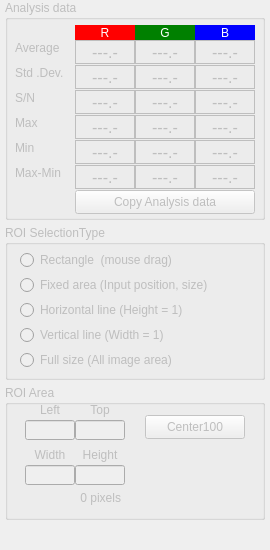
<?xml version="1.0" encoding="UTF-8"?>
<ui version="4.0">
 <class>InfoDock</class>
 <widget class="QDockWidget" name="InfoDock">
  <property name="geometry">
   <rect>
    <x>0</x>
    <y>0</y>
    <width>270</width>
    <height>550</height>
   </rect>
  </property>
  <property name="font">
   <font>
    <pointsize>9</pointsize>
   </font>
  </property>
  <property name="windowTitle">
   <string>Information</string>
  </property>
  <widget class="QWidget" name="dockWidgetContents">
   <widget class="QGroupBox" name="groupBoxData">
    <property name="enabled">
     <bool>false</bool>
    </property>
    <property name="geometry">
     <rect>
      <x>5</x>
      <y>0</y>
      <width>260</width>
      <height>220</height>
     </rect>
    </property>
    <property name="title">
     <string>Analysis data</string>
    </property>
    <widget class="QLabel" name="labelAverage">
     <property name="geometry">
      <rect>
       <x>10</x>
       <y>40</y>
       <width>50</width>
       <height>16</height>
      </rect>
     </property>
     <property name="text">
      <string>Average</string>
     </property>
    </widget>
    <widget class="QLabel" name="labelRed">
     <property name="geometry">
      <rect>
       <x>70</x>
       <y>25</y>
       <width>60</width>
       <height>15</height>
      </rect>
     </property>
     <property name="styleSheet">
      <string notr="true">background-color: red;
color: rgb(255, 255, 255);</string>
     </property>
     <property name="text">
      <string>R</string>
     </property>
     <property name="alignment">
      <set>Qt::AlignmentFlag::AlignCenter</set>
     </property>
    </widget>
    <widget class="QLabel" name="labelGreen">
     <property name="geometry">
      <rect>
       <x>130</x>
       <y>25</y>
       <width>60</width>
       <height>15</height>
      </rect>
     </property>
     <property name="styleSheet">
      <string notr="true">background-color: green;
color: rgb(255, 255, 255);</string>
     </property>
     <property name="text">
      <string>G</string>
     </property>
     <property name="alignment">
      <set>Qt::AlignmentFlag::AlignCenter</set>
     </property>
    </widget>
    <widget class="QLabel" name="labelBlue">
     <property name="geometry">
      <rect>
       <x>190</x>
       <y>25</y>
       <width>60</width>
       <height>15</height>
      </rect>
     </property>
     <property name="styleSheet">
      <string notr="true">background-color: blue;
color: rgb(255, 255, 255);</string>
     </property>
     <property name="text">
      <string>B</string>
     </property>
     <property name="alignment">
      <set>Qt::AlignmentFlag::AlignCenter</set>
     </property>
    </widget>
    <widget class="QLabel" name="labelAveR">
     <property name="geometry">
      <rect>
       <x>70</x>
       <y>40</y>
       <width>60</width>
       <height>24</height>
      </rect>
     </property>
     <property name="font">
      <font>
       <pointsize>12</pointsize>
      </font>
     </property>
     <property name="frameShape">
      <enum>QFrame::Shape::Box</enum>
     </property>
     <property name="text">
      <string>---.-</string>
     </property>
     <property name="alignment">
      <set>Qt::AlignmentFlag::AlignCenter</set>
     </property>
    </widget>
    <widget class="QLabel" name="labelAveG">
     <property name="geometry">
      <rect>
       <x>130</x>
       <y>40</y>
       <width>60</width>
       <height>24</height>
      </rect>
     </property>
     <property name="font">
      <font>
       <pointsize>12</pointsize>
      </font>
     </property>
     <property name="frameShape">
      <enum>QFrame::Shape::Box</enum>
     </property>
     <property name="text">
      <string>---.-</string>
     </property>
     <property name="alignment">
      <set>Qt::AlignmentFlag::AlignCenter</set>
     </property>
    </widget>
    <widget class="QLabel" name="labelAveB">
     <property name="geometry">
      <rect>
       <x>190</x>
       <y>40</y>
       <width>60</width>
       <height>24</height>
      </rect>
     </property>
     <property name="font">
      <font>
       <pointsize>12</pointsize>
      </font>
     </property>
     <property name="frameShape">
      <enum>QFrame::Shape::Box</enum>
     </property>
     <property name="text">
      <string>---.-</string>
     </property>
     <property name="alignment">
      <set>Qt::AlignmentFlag::AlignCenter</set>
     </property>
    </widget>
    <widget class="QLabel" name="labelSDevB">
     <property name="geometry">
      <rect>
       <x>190</x>
       <y>65</y>
       <width>60</width>
       <height>24</height>
      </rect>
     </property>
     <property name="font">
      <font>
       <pointsize>12</pointsize>
      </font>
     </property>
     <property name="frameShape">
      <enum>QFrame::Shape::Box</enum>
     </property>
     <property name="text">
      <string>---.-</string>
     </property>
     <property name="alignment">
      <set>Qt::AlignmentFlag::AlignCenter</set>
     </property>
    </widget>
    <widget class="QLabel" name="labelStdDev">
     <property name="geometry">
      <rect>
       <x>10</x>
       <y>65</y>
       <width>50</width>
       <height>16</height>
      </rect>
     </property>
     <property name="text">
      <string>Std .Dev.</string>
     </property>
    </widget>
    <widget class="QLabel" name="labelSDevR">
     <property name="geometry">
      <rect>
       <x>70</x>
       <y>65</y>
       <width>60</width>
       <height>24</height>
      </rect>
     </property>
     <property name="font">
      <font>
       <pointsize>12</pointsize>
      </font>
     </property>
     <property name="frameShape">
      <enum>QFrame::Shape::Box</enum>
     </property>
     <property name="text">
      <string>---.-</string>
     </property>
     <property name="alignment">
      <set>Qt::AlignmentFlag::AlignCenter</set>
     </property>
    </widget>
    <widget class="QLabel" name="labelSDevG">
     <property name="geometry">
      <rect>
       <x>130</x>
       <y>65</y>
       <width>60</width>
       <height>24</height>
      </rect>
     </property>
     <property name="font">
      <font>
       <pointsize>12</pointsize>
      </font>
     </property>
     <property name="frameShape">
      <enum>QFrame::Shape::Box</enum>
     </property>
     <property name="text">
      <string>---.-</string>
     </property>
     <property name="alignment">
      <set>Qt::AlignmentFlag::AlignCenter</set>
     </property>
    </widget>
    <widget class="QLabel" name="labelMaxB">
     <property name="geometry">
      <rect>
       <x>190</x>
       <y>115</y>
       <width>60</width>
       <height>24</height>
      </rect>
     </property>
     <property name="font">
      <font>
       <pointsize>12</pointsize>
      </font>
     </property>
     <property name="frameShape">
      <enum>QFrame::Shape::Box</enum>
     </property>
     <property name="text">
      <string>---.-</string>
     </property>
     <property name="alignment">
      <set>Qt::AlignmentFlag::AlignCenter</set>
     </property>
    </widget>
    <widget class="QLabel" name="labelMaximum">
     <property name="geometry">
      <rect>
       <x>10</x>
       <y>115</y>
       <width>50</width>
       <height>16</height>
      </rect>
     </property>
     <property name="text">
      <string>Max</string>
     </property>
    </widget>
    <widget class="QLabel" name="labelMaxR">
     <property name="geometry">
      <rect>
       <x>70</x>
       <y>115</y>
       <width>60</width>
       <height>24</height>
      </rect>
     </property>
     <property name="font">
      <font>
       <pointsize>12</pointsize>
      </font>
     </property>
     <property name="frameShape">
      <enum>QFrame::Shape::Box</enum>
     </property>
     <property name="text">
      <string>---.-</string>
     </property>
     <property name="alignment">
      <set>Qt::AlignmentFlag::AlignCenter</set>
     </property>
    </widget>
    <widget class="QLabel" name="labelMaxG">
     <property name="geometry">
      <rect>
       <x>130</x>
       <y>115</y>
       <width>60</width>
       <height>24</height>
      </rect>
     </property>
     <property name="font">
      <font>
       <pointsize>12</pointsize>
      </font>
     </property>
     <property name="frameShape">
      <enum>QFrame::Shape::Box</enum>
     </property>
     <property name="text">
      <string>---.-</string>
     </property>
     <property name="alignment">
      <set>Qt::AlignmentFlag::AlignCenter</set>
     </property>
    </widget>
    <widget class="QLabel" name="labelMinB">
     <property name="geometry">
      <rect>
       <x>190</x>
       <y>140</y>
       <width>60</width>
       <height>24</height>
      </rect>
     </property>
     <property name="font">
      <font>
       <pointsize>12</pointsize>
      </font>
     </property>
     <property name="frameShape">
      <enum>QFrame::Shape::Box</enum>
     </property>
     <property name="text">
      <string>---.-</string>
     </property>
     <property name="alignment">
      <set>Qt::AlignmentFlag::AlignCenter</set>
     </property>
    </widget>
    <widget class="QLabel" name="labelMinimum">
     <property name="geometry">
      <rect>
       <x>10</x>
       <y>140</y>
       <width>50</width>
       <height>16</height>
      </rect>
     </property>
     <property name="text">
      <string>Min</string>
     </property>
    </widget>
    <widget class="QLabel" name="labelMinR">
     <property name="geometry">
      <rect>
       <x>70</x>
       <y>140</y>
       <width>60</width>
       <height>24</height>
      </rect>
     </property>
     <property name="font">
      <font>
       <pointsize>12</pointsize>
      </font>
     </property>
     <property name="frameShape">
      <enum>QFrame::Shape::Box</enum>
     </property>
     <property name="text">
      <string>---.-</string>
     </property>
     <property name="alignment">
      <set>Qt::AlignmentFlag::AlignCenter</set>
     </property>
    </widget>
    <widget class="QLabel" name="labelMinG">
     <property name="geometry">
      <rect>
       <x>130</x>
       <y>140</y>
       <width>60</width>
       <height>24</height>
      </rect>
     </property>
     <property name="font">
      <font>
       <pointsize>12</pointsize>
      </font>
     </property>
     <property name="frameShape">
      <enum>QFrame::Shape::Box</enum>
     </property>
     <property name="text">
      <string>---.-</string>
     </property>
     <property name="alignment">
      <set>Qt::AlignmentFlag::AlignCenter</set>
     </property>
    </widget>
    <widget class="QLabel" name="labelDiffB">
     <property name="geometry">
      <rect>
       <x>190</x>
       <y>165</y>
       <width>60</width>
       <height>24</height>
      </rect>
     </property>
     <property name="font">
      <font>
       <pointsize>12</pointsize>
      </font>
     </property>
     <property name="frameShape">
      <enum>QFrame::Shape::Box</enum>
     </property>
     <property name="text">
      <string>---.-</string>
     </property>
     <property name="alignment">
      <set>Qt::AlignmentFlag::AlignCenter</set>
     </property>
    </widget>
    <widget class="QLabel" name="labelDiffG">
     <property name="geometry">
      <rect>
       <x>130</x>
       <y>165</y>
       <width>60</width>
       <height>24</height>
      </rect>
     </property>
     <property name="font">
      <font>
       <pointsize>12</pointsize>
      </font>
     </property>
     <property name="frameShape">
      <enum>QFrame::Shape::Box</enum>
     </property>
     <property name="text">
      <string>---.-</string>
     </property>
     <property name="alignment">
      <set>Qt::AlignmentFlag::AlignCenter</set>
     </property>
    </widget>
    <widget class="QLabel" name="labelDiffR">
     <property name="geometry">
      <rect>
       <x>70</x>
       <y>165</y>
       <width>60</width>
       <height>24</height>
      </rect>
     </property>
     <property name="font">
      <font>
       <pointsize>12</pointsize>
      </font>
     </property>
     <property name="frameShape">
      <enum>QFrame::Shape::Box</enum>
     </property>
     <property name="text">
      <string>---.-</string>
     </property>
     <property name="alignment">
      <set>Qt::AlignmentFlag::AlignCenter</set>
     </property>
    </widget>
    <widget class="QLabel" name="labelDiff">
     <property name="geometry">
      <rect>
       <x>10</x>
       <y>165</y>
       <width>50</width>
       <height>16</height>
      </rect>
     </property>
     <property name="text">
      <string>Max-Min</string>
     </property>
    </widget>
    <widget class="QLabel" name="labelSN">
     <property name="geometry">
      <rect>
       <x>10</x>
       <y>90</y>
       <width>50</width>
       <height>16</height>
      </rect>
     </property>
     <property name="text">
      <string>S/N</string>
     </property>
    </widget>
    <widget class="QLabel" name="labelSNB">
     <property name="geometry">
      <rect>
       <x>190</x>
       <y>90</y>
       <width>60</width>
       <height>24</height>
      </rect>
     </property>
     <property name="font">
      <font>
       <pointsize>12</pointsize>
      </font>
     </property>
     <property name="frameShape">
      <enum>QFrame::Shape::Box</enum>
     </property>
     <property name="text">
      <string>---.-</string>
     </property>
     <property name="alignment">
      <set>Qt::AlignmentFlag::AlignCenter</set>
     </property>
    </widget>
    <widget class="QLabel" name="labelSNR">
     <property name="geometry">
      <rect>
       <x>70</x>
       <y>90</y>
       <width>60</width>
       <height>24</height>
      </rect>
     </property>
     <property name="font">
      <font>
       <pointsize>12</pointsize>
      </font>
     </property>
     <property name="frameShape">
      <enum>QFrame::Shape::Box</enum>
     </property>
     <property name="text">
      <string>---.-</string>
     </property>
     <property name="alignment">
      <set>Qt::AlignmentFlag::AlignCenter</set>
     </property>
    </widget>
    <widget class="QLabel" name="labelSNG">
     <property name="geometry">
      <rect>
       <x>130</x>
       <y>90</y>
       <width>60</width>
       <height>24</height>
      </rect>
     </property>
     <property name="font">
      <font>
       <pointsize>12</pointsize>
      </font>
     </property>
     <property name="frameShape">
      <enum>QFrame::Shape::Box</enum>
     </property>
     <property name="text">
      <string>---.-</string>
     </property>
     <property name="alignment">
      <set>Qt::AlignmentFlag::AlignCenter</set>
     </property>
    </widget>
    <widget class="QPushButton" name="pushButtonCopy">
     <property name="geometry">
      <rect>
       <x>70</x>
       <y>190</y>
       <width>180</width>
       <height>24</height>
      </rect>
     </property>
     <property name="focusPolicy">
      <enum>Qt::FocusPolicy::ClickFocus</enum>
     </property>
     <property name="text">
      <string>Copy Analysis data</string>
     </property>
     <property name="checkable">
      <bool>false</bool>
     </property>
    </widget>
   </widget>
   <widget class="QGroupBox" name="groupBoxRoiArea">
    <property name="enabled">
     <bool>false</bool>
    </property>
    <property name="geometry">
     <rect>
      <x>5</x>
      <y>385</y>
      <width>260</width>
      <height>135</height>
     </rect>
    </property>
    <property name="title">
     <string>ROI Area</string>
    </property>
    <widget class="QLabel" name="labelRoiLeft">
     <property name="geometry">
      <rect>
       <x>20</x>
       <y>15</y>
       <width>50</width>
       <height>20</height>
      </rect>
     </property>
     <property name="frameShape">
      <enum>QFrame::Shape::NoFrame</enum>
     </property>
     <property name="frameShadow">
      <enum>QFrame::Shadow::Plain</enum>
     </property>
     <property name="text">
      <string>Left</string>
     </property>
     <property name="alignment">
      <set>Qt::AlignmentFlag::AlignCenter</set>
     </property>
    </widget>
    <widget class="QLabel" name="labelRoiTop">
     <property name="geometry">
      <rect>
       <x>70</x>
       <y>15</y>
       <width>50</width>
       <height>20</height>
      </rect>
     </property>
     <property name="frameShape">
      <enum>QFrame::Shape::NoFrame</enum>
     </property>
     <property name="frameShadow">
      <enum>QFrame::Shadow::Plain</enum>
     </property>
     <property name="text">
      <string>Top</string>
     </property>
     <property name="alignment">
      <set>Qt::AlignmentFlag::AlignCenter</set>
     </property>
    </widget>
    <widget class="QLabel" name="labelRoiHeight">
     <property name="geometry">
      <rect>
       <x>70</x>
       <y>60</y>
       <width>50</width>
       <height>20</height>
      </rect>
     </property>
     <property name="frameShape">
      <enum>QFrame::Shape::NoFrame</enum>
     </property>
     <property name="frameShadow">
      <enum>QFrame::Shadow::Plain</enum>
     </property>
     <property name="text">
      <string>Height</string>
     </property>
     <property name="alignment">
      <set>Qt::AlignmentFlag::AlignCenter</set>
     </property>
    </widget>
    <widget class="QLabel" name="labelRoiWidth">
     <property name="geometry">
      <rect>
       <x>20</x>
       <y>60</y>
       <width>50</width>
       <height>20</height>
      </rect>
     </property>
     <property name="frameShape">
      <enum>QFrame::Shape::NoFrame</enum>
     </property>
     <property name="frameShadow">
      <enum>QFrame::Shadow::Plain</enum>
     </property>
     <property name="text">
      <string>Width</string>
     </property>
     <property name="alignment">
      <set>Qt::AlignmentFlag::AlignCenter</set>
     </property>
    </widget>
    <widget class="QLineEdit" name="lineEditLeft">
     <property name="geometry">
      <rect>
       <x>20</x>
       <y>35</y>
       <width>50</width>
       <height>20</height>
      </rect>
     </property>
     <property name="inputMethodHints">
      <set>Qt::InputMethodHint::ImhDigitsOnly</set>
     </property>
     <property name="alignment">
      <set>Qt::AlignmentFlag::AlignCenter</set>
     </property>
    </widget>
    <widget class="QLineEdit" name="lineEditTop">
     <property name="geometry">
      <rect>
       <x>70</x>
       <y>35</y>
       <width>50</width>
       <height>20</height>
      </rect>
     </property>
     <property name="inputMethodHints">
      <set>Qt::InputMethodHint::ImhDigitsOnly</set>
     </property>
     <property name="alignment">
      <set>Qt::AlignmentFlag::AlignCenter</set>
     </property>
    </widget>
    <widget class="QLineEdit" name="lineEditHeight">
     <property name="geometry">
      <rect>
       <x>70</x>
       <y>80</y>
       <width>50</width>
       <height>20</height>
      </rect>
     </property>
     <property name="inputMethodHints">
      <set>Qt::InputMethodHint::ImhDigitsOnly</set>
     </property>
     <property name="alignment">
      <set>Qt::AlignmentFlag::AlignCenter</set>
     </property>
    </widget>
    <widget class="QLineEdit" name="lineEditWidth">
     <property name="geometry">
      <rect>
       <x>20</x>
       <y>80</y>
       <width>50</width>
       <height>20</height>
      </rect>
     </property>
     <property name="inputMethodHints">
      <set>Qt::InputMethodHint::ImhDigitsOnly</set>
     </property>
     <property name="alignment">
      <set>Qt::AlignmentFlag::AlignCenter</set>
     </property>
    </widget>
    <widget class="QLabel" name="labelTotalPixels">
     <property name="geometry">
      <rect>
       <x>5</x>
       <y>105</y>
       <width>111</width>
       <height>16</height>
      </rect>
     </property>
     <property name="text">
      <string>0 pixels</string>
     </property>
     <property name="alignment">
      <set>Qt::AlignmentFlag::AlignRight|Qt::AlignmentFlag::AlignTrailing|Qt::AlignmentFlag::AlignVCenter</set>
     </property>
    </widget>
    <widget class="QPushButton" name="pushButtonCenter100">
     <property name="enabled">
      <bool>false</bool>
     </property>
     <property name="geometry">
      <rect>
       <x>140</x>
       <y>30</y>
       <width>100</width>
       <height>24</height>
      </rect>
     </property>
     <property name="focusPolicy">
      <enum>Qt::FocusPolicy::ClickFocus</enum>
     </property>
     <property name="text">
      <string>Center100</string>
     </property>
    </widget>
   </widget>
   <widget class="QGroupBox" name="groupBoxRoiSel">
    <property name="enabled">
     <bool>false</bool>
    </property>
    <property name="geometry">
     <rect>
      <x>5</x>
      <y>225</y>
      <width>260</width>
      <height>155</height>
     </rect>
    </property>
    <property name="title">
     <string>ROI SelectionType</string>
    </property>
    <widget class="QRadioButton" name="radioFull">
     <property name="geometry">
      <rect>
       <x>15</x>
       <y>125</y>
       <width>230</width>
       <height>20</height>
      </rect>
     </property>
     <property name="text">
      <string>Full size (All image area)</string>
     </property>
     <attribute name="buttonGroup">
      <string notr="true">buttonRoiGroup</string>
     </attribute>
    </widget>
    <widget class="QRadioButton" name="radioHorizontal">
     <property name="geometry">
      <rect>
       <x>15</x>
       <y>75</y>
       <width>230</width>
       <height>20</height>
      </rect>
     </property>
     <property name="text">
      <string>Horizontal line (Height = 1)</string>
     </property>
     <attribute name="buttonGroup">
      <string notr="true">buttonRoiGroup</string>
     </attribute>
    </widget>
    <widget class="QRadioButton" name="radioRect">
     <property name="geometry">
      <rect>
       <x>15</x>
       <y>25</y>
       <width>230</width>
       <height>20</height>
      </rect>
     </property>
     <property name="text">
      <string>Rectangle  (mouse drag) </string>
     </property>
     <attribute name="buttonGroup">
      <string notr="true">buttonRoiGroup</string>
     </attribute>
    </widget>
    <widget class="QRadioButton" name="radioVertical">
     <property name="geometry">
      <rect>
       <x>15</x>
       <y>100</y>
       <width>230</width>
       <height>20</height>
      </rect>
     </property>
     <property name="text">
      <string>Vertical line (Width = 1)</string>
     </property>
     <attribute name="buttonGroup">
      <string notr="true">buttonRoiGroup</string>
     </attribute>
    </widget>
    <widget class="QRadioButton" name="radioFixedSize">
     <property name="geometry">
      <rect>
       <x>15</x>
       <y>50</y>
       <width>230</width>
       <height>20</height>
      </rect>
     </property>
     <property name="text">
      <string>Fixed area (Input position, size)</string>
     </property>
     <attribute name="buttonGroup">
      <string notr="true">buttonRoiGroup</string>
     </attribute>
    </widget>
   </widget>
  </widget>
 </widget>
 <tabstops>
  <tabstop>lineEditLeft</tabstop>
  <tabstop>lineEditTop</tabstop>
  <tabstop>lineEditWidth</tabstop>
  <tabstop>lineEditHeight</tabstop>
  <tabstop>radioFull</tabstop>
  <tabstop>radioHorizontal</tabstop>
  <tabstop>radioRect</tabstop>
  <tabstop>radioVertical</tabstop>
  <tabstop>radioFixedSize</tabstop>
 </tabstops>
 <resources/>
 <connections/>
 <designerdata>
  <property name="gridDeltaX">
   <number>5</number>
  </property>
  <property name="gridDeltaY">
   <number>5</number>
  </property>
  <property name="gridSnapX">
   <bool>true</bool>
  </property>
  <property name="gridSnapY">
   <bool>true</bool>
  </property>
  <property name="gridVisible">
   <bool>false</bool>
  </property>
 </designerdata>
 <buttongroups>
  <buttongroup name="buttonRoiGroup"/>
 </buttongroups>
</ui>
